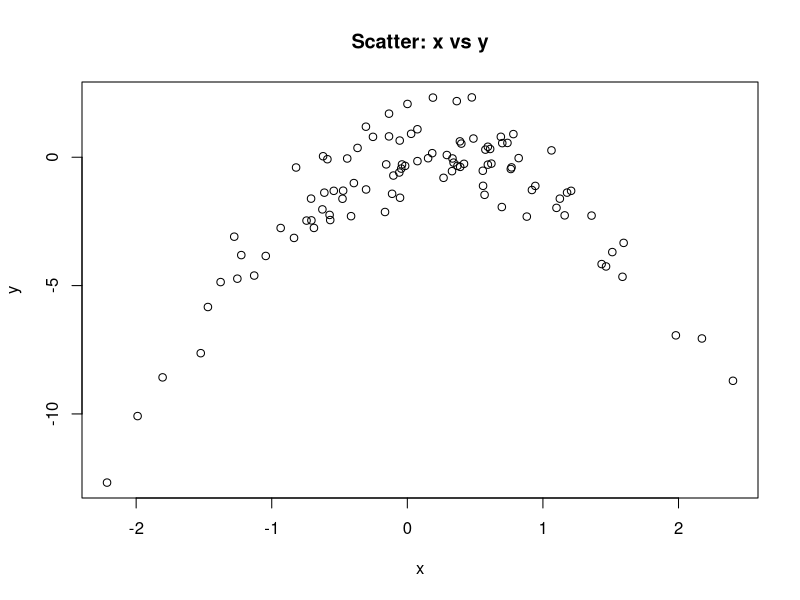

Generate this figure with R:
# 依赖包
if(!require(boot)) install.packages("boot"); library(boot)

# 1) 用 seed=1 生成模拟数据并画散点
set.seed(1)
x <- rnorm(100)
y <- x - 2*x^2 + rnorm(100)   # 数据生成模型
dat <- data.frame(x,y)
plot(x, y, main="Scatter: x vs y", xlab="x", ylab="y")

# 2) 用最小二乘拟合 4 个模型（多项式到 4 次）
fit1 <- glm(y ~ x,                data=dat)   # degree 1
fit2 <- glm(y ~ x + I(x^2),       data=dat)   # degree 2
fit3 <- glm(y ~ x + I(x^2) + I(x^3), data=dat) # degree 3
fit4 <- glm(y ~ x + I(x^2) + I(x^3) + I(x^4), data=dat) # degree 4

# 3) 计算 LOOCV 误差，显式设 K = nrow(dat)
loocv <- function(fit, data) cv.glm(data, fit, K = nrow(data))$delta[1]
cv.errs.seed1 <- c(
  degree1 = loocv(fit1, dat),
  degree2 = loocv(fit2, dat),
  degree3 = loocv(fit3, dat),
  degree4 = loocv(fit4, dat)
)
print("LOOCV errors (seed=1):")
print(cv.errs.seed1)

# 4) 用另一个随机种子重复步骤并比较
set.seed(2)
x2 <- rnorm(100)
y2 <- x2 - 2*x2^2 + rnorm(100)
dat2 <- data.frame(x=x2, y=y2)

fit1b <- glm(y ~ x, data=dat2)
fit2b <- glm(y ~ x + I(x^2), data=dat2)
fit3b <- glm(y ~ x + I(x^2) + I(x^3), data=dat2)
fit4b <- glm(y ~ x + I(x^2) + I(x^3) + I(x^4), data=dat2)

cv.errs.seed2 <- c(
  degree1 = loocv(fit1b, dat2),
  degree2 = loocv(fit2b, dat2),
  degree3 = loocv(fit3b, dat2),
  degree4 = loocv(fit4b, dat2)
)
print("LOOCV errors (seed=2):")
print(cv.errs.seed2)

# 5) 哪个模型 LOOCV 最小（对两次种子分别判断）
cat("Best model (seed=1):", names(which.min(cv.errs.seed1)), "\n")
cat("Best model (seed=2):", names(which.min(cv.errs.seed2)), "\n")

# 6) 输出每个模型的系数以便比较估计统计量
cat("\nCoefficients (seed=1):\n")
print(lapply(list(fit1,fit2,fit3,fit4), coef))
cat("\nSummary (seed=1) for degree-2 model (典型示例):\n")
print(summary(fit2))
